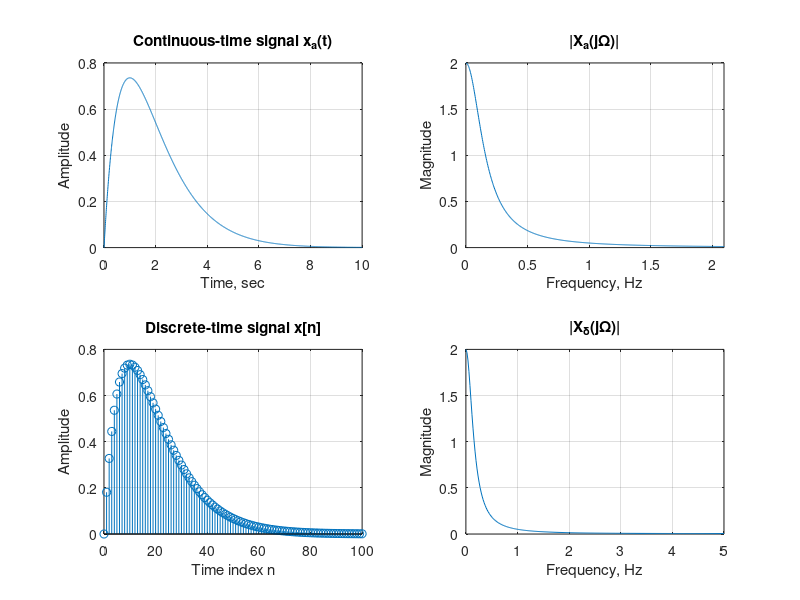

This figure's MATLAB source:
% Illustration of the Aliasing Effect 
% in the Frequency-Domain
% Adapted from P5_3, Mitra.

clf;

% First plot:
subplot(2,2,1)
t = 0:0.005:10;
xa = 2*t.*exp(-t);
plot(t,xa);grid
xlabel('Time, sec');ylabel('Amplitude');
title('Continuous-time signal x_{a}(t)');

% Second plot:
subplot(2,2,2)
wa = 0:10/511:20;
ha = freqs(2,[1 2 1],wa);
plot(wa/(2*pi),abs(ha));grid;
xlabel('Frequency, Hz');ylabel('Magnitude');
title('|X_{a}(j\Omega)|');
axis([0 pi/1.5 0 2]);

% Third plot:
subplot(2,2,3)
T = 0.1;
n = 0:T:10;
xs = 2*n.*exp(-n);
k = 0:length(n)-1;
stem(k,xs);grid;
xlabel('Time index n');ylabel('Amplitude');
title('Discrete-time signal x[n]');

% Fourth plot:
subplot(2,2,4)
wd = 0:pi/255:pi;
hd = freqz(xs,1,wd);
plot(wd/(2*T*pi), T*abs(hd));grid;
xlabel('Frequency, Hz');ylabel('Magnitude');
title('|X_{\delta}(j\Omega)|');
axis([0 1/(2*T) 0 2])
